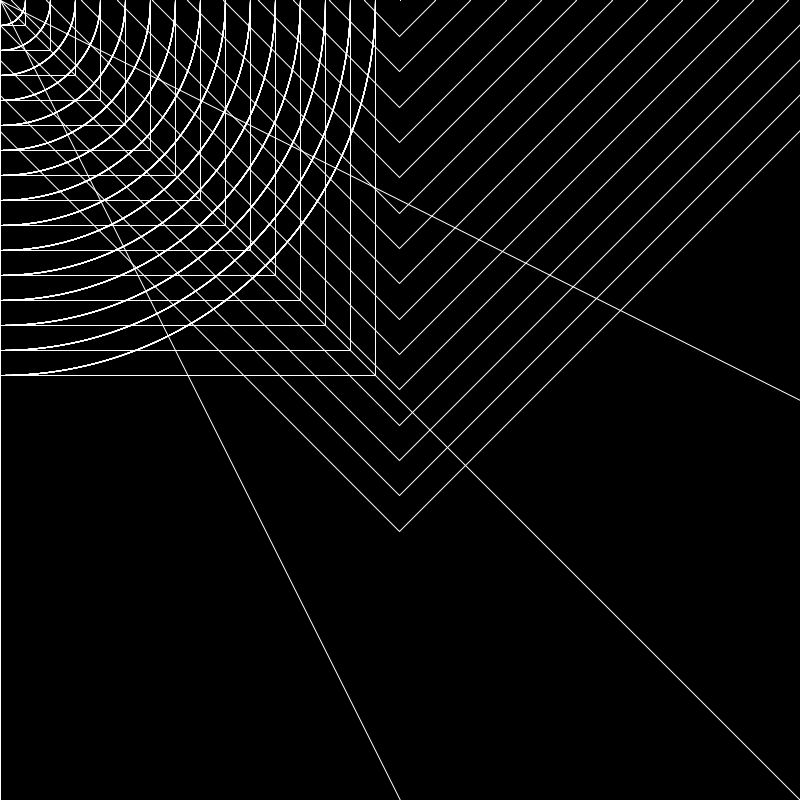
Frame 1 (no input)
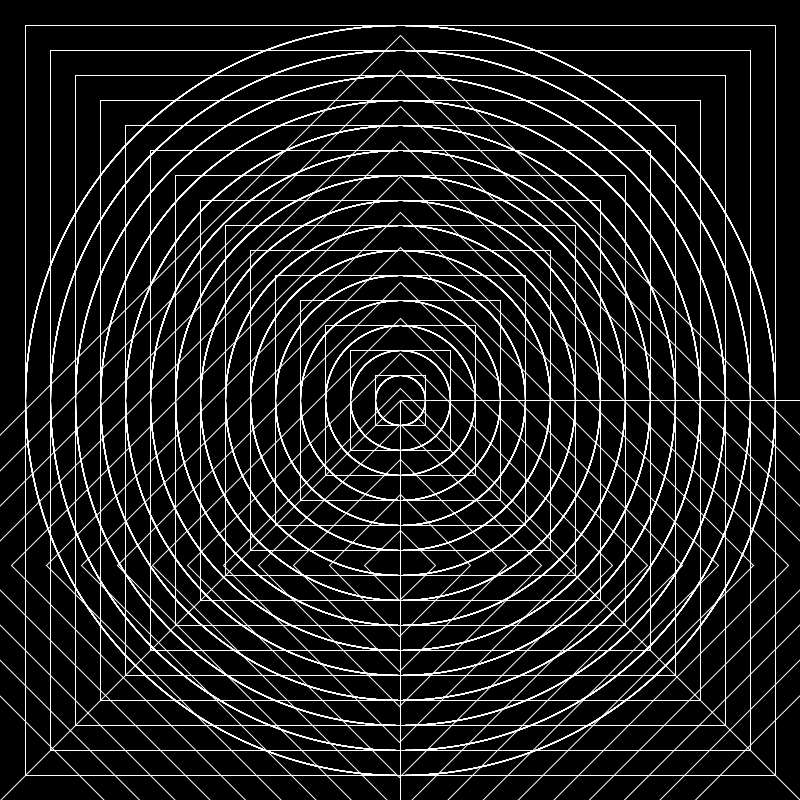
Frame 2 (the mouse pressed at the canvas centre, redrawn once)

The Processing sketch that drew these frames (run headless with seeded random() and noise(); the mouse was pressed at the canvas centre and the sketch redrawn once):

// Processing sketch: processing_134773
// ── processing_134773.pde

void setup()
{
  size(800,800);
  noLoop();
}

void draw()
{
  background(0);
  noFill();

stroke(255);
 rectMode(CENTER);
 for(int i=0; i<800; i+=50)  //center boxes
 {
    rect(mouseX,mouseY,i,i);
   
 }

pushMatrix();
translate(400,0);//attempt to center axis
rotate(radians(45));//rotate axis
for(int i=0; i<800; i+=50)  //rotated center boxes
 {
    rect(mouseX,mouseY,i,i);
 }


popMatrix();



 //  stroke(255,0,0);
 for(int i=0; i<800; i+=50)  //center cirlces
 {
  ellipse(mouseX,mouseY,i,i);
 }
 
 
 
 // stroke(255,148,8);

 for(int i=0; i<800; i+=50)  //half edge cirlces
 {

  ellipse(mouseX,mouseY,i,i);
  ellipse(mouseX,mouseY,i,i);
  ellipse(mouseX,mouseY,i,i);
 
  ellipse(mouseX,mouseY,i,i);
  ellipse(mouseX,mouseY,i,i);
  ellipse(mouseX,mouseY,i,i);
  ellipse(mouseX,mouseY,i,i);
 
  ellipse(mouseX,mouseY,i,i);
  ellipse(mouseX,mouseY,i,i);
  }
 
 
  line(mouseX,mouseY,800,800); // lines
  line(mouseX,mouseY,0,800);
  line(mouseX,mouseY,400,800);
  line(mouseX,mouseY,800,400);


//stroke(247,250,111);
 for(int i=0; i<800; i+=50)  //middle side circles
 {

ellipse(mouseX,mouseY,i,i);

ellipse(mouseX,mouseY,i,i);

ellipse(mouseX,mouseY,i,i);

ellipse(mouseX,mouseY,i,i);

 }
 
}
